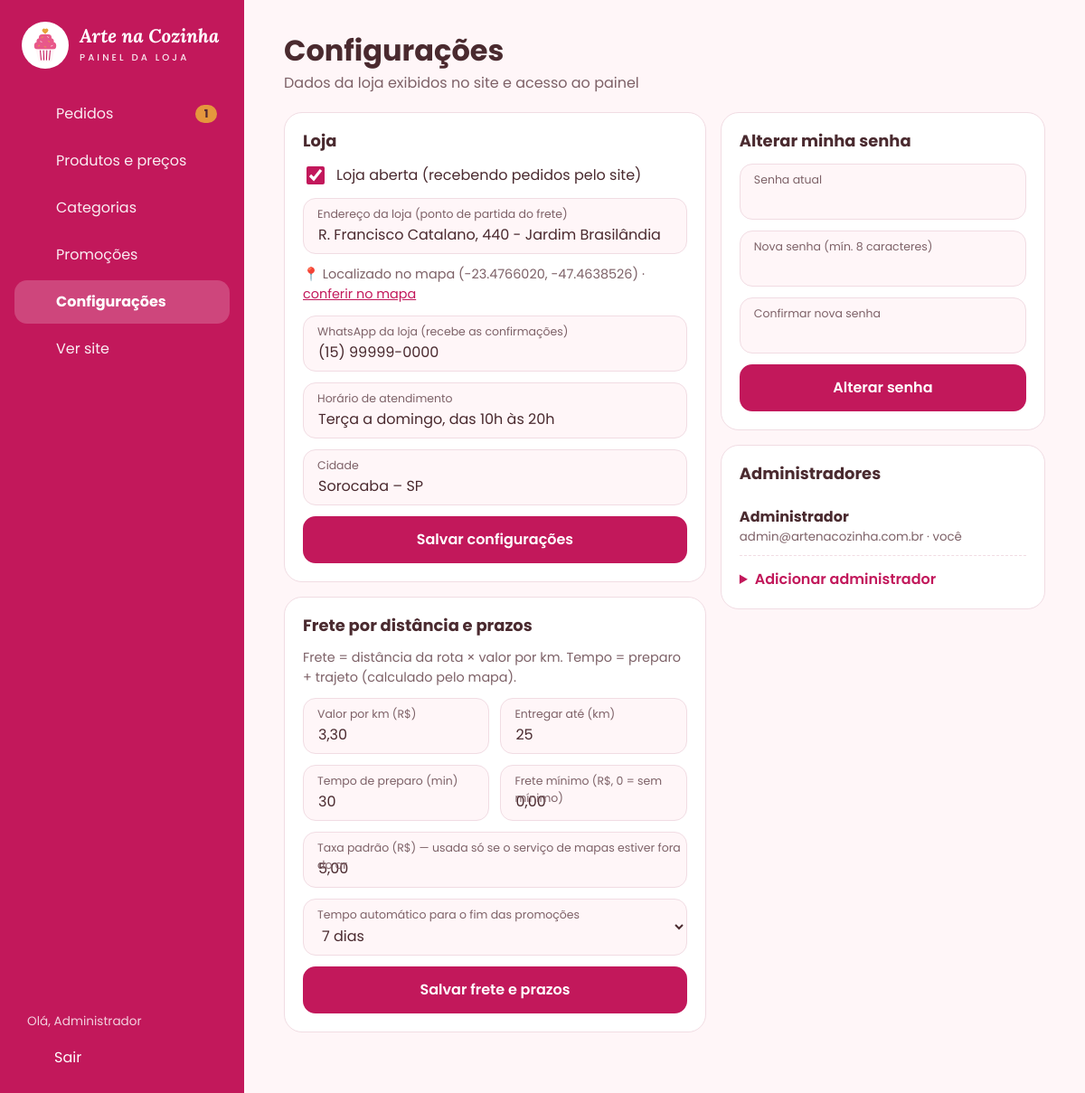
The page /admin/configuracoes.php (signed in) on the database its author committed.
### tables this page shows
CREATE TABLE administrador (
  id_admin    INT          NOT NULL AUTO_INCREMENT,
  nome        VARCHAR(100) NOT NULL,
  email       VARCHAR(120) NOT NULL,
  senha_hash  VARCHAR(255) NOT NULL,            
  PRIMARY KEY (id_admin),
  UNIQUE KEY uk_admin_email (email)
);

### includes/bootstrap.php (called while the page is built, shortened)
<?php
function db(): PDO
{
    static $pdo = null;
    if ($pdo === null) {
        $c = APP_CONFIG;
        $dsn = "mysql:host={$c['db_host']};port={$c['db_porta']};dbname={$c['db_nome']};charset=utf8mb4";
        try {
            $pdo = new PDO($dsn, $c['db_usuario'], $c['db_senha'], [
                PDO::ATTR_ERRMODE            => PDO::ERRMODE_EXCEPTION,
                PDO::ATTR_DEFAULT_FETCH_MODE => PDO::FETCH_ASSOC,
                PDO::ATTR_EMULATE_PREPARES   => false,
            ]);
            $pdo->exec("SET time_zone = '" . date('P') . "'");
        } catch (PDOException $e) {
            http_response_code(500);
            $msg = $c['debug'] ? $e->getMessage() : 'Tente novamente em alguns minutos.';
            exit('<div style="font-family:sans-serif;padding:2rem;color:#4A2A2F">'
               . '<h2>Não foi possível conectar ao banco de dados</h2><p>'
               . htmlspecialchars($msg) . '</p><p>Verifique se o MySQL está ligado e se o banco '
               . '<code>arte_na_cozinha</code> foi importado (database/arte_na_cozinha.sql).</p></div>');
        }
    }
    return $pdo;
}
function h(?string $texto): string
{
    return htmlspecialchars((string) $texto, ENT_QUOTES, 'UTF-8');
}
function duracao_promocao_horas(): int
{
    return max(1, (int) config_loja('promo_duracao_horas', '168'));
}
function descrever_horas(int $horas): string
{
    $dias = intdiv($horas, 24);
    $resto = $horas % 24;
    $partes = [];
    if ($dias) $partes[] = $dias . ($dias === 1 ? ' dia' : ' dias');
    return implode(' e ', $partes) ?: '0 h';
}
function config_loja(string $chave, string $padrao = ''): string
{
    static $cache = null;
    if ($cache === null) {
        $cache = db()->query('SELECT chave, valor FROM configuracao')->fetchAll(PDO::FETCH_KEY_PAIR);
    }
    return $cache[$chave] ?? $padrao;
}
function loja_aberta(): bool
{
    return config_loja('loja_aberta', '1') === '1';
}
function so_digitos(string $texto): string
{
    return preg_replace('/\D+/', '', $texto);
}
function formatar_telefone(string $digitos): string
{
    $d = so_digitos($digitos);
    if (strlen($d) > 11 && str_starts_with($d, '55')) {
        $d = substr($d, 2);
    }
    if (strlen($d) === 11) {
        return sprintf('(%s) %s-%s', substr($d, 0, 2), substr($d, 2, 5), substr($d, 7));
    }
    return $d;
}
function csrf_token(): string
{
    return $_SESSION['csrf'];
}

### includes/auth.php (called while the page is built, shortened)
<?php
require_once __DIR__ . '/bootstrap.php';
function admin_logado(): ?array
{
    return $_SESSION['admin'];
}
function exigir_login(): array
{
    $admin = admin_logado();
    return $admin;
}

### admin/configuracoes.php (the view, shortened to what this page needs)
<?php
require_once __DIR__ . '/../includes/auth.php';
$admin = exigir_login();
$admins = db()->query('SELECT id_admin, nome, email FROM administrador ORDER BY nome')->fetchAll();
$menuAtivo    = 'configuracoes';
require __DIR__ . '/../includes/admin_topo.php';
?>
<div class="painel-cabecalho">
  <div>
    <h1>Configurações</h1>
    <p class="subtitulo">Dados da loja exibidos no site e acesso ao painel</p>
  </div>
</div>
<div class="grade-detalhe">
  <div>
  <form method="post" class="cartao">
    <h2>Loja</h2>
    <div class="campos">
      <label class="checkbox">
        <input type="checkbox" name="loja_aberta" <?= loja_aberta() ? 'checked' : '' ?>>
        Loja aberta (recebendo pedidos pelo site)
      </label>
      <div class="campo">
        <label for="endereco_loja">Endereço da loja (ponto de partida do frete)</label>
        <input id="endereco_loja" name="endereco_loja" maxlength="150" value="<?= h(config_loja('endereco_loja')) ?>" placeholder="R. Francisco Catalano, 440 - Jardim Brasilândia">
      </div>
      <p class="dica" style="margin:0">
        <?php if (config_loja('loja_lat')): ?>
          📍 Localizado no mapa (<?= h(config_loja('loja_lat')) ?>, <?= h(config_loja('loja_lng')) ?>) ·
          <a href="https://www.openstreetmap.org/?mlat=<?= h(config_loja('loja_lat')) ?>&mlon=<?= h(config_loja('loja_lng')) ?>#map=17/<?= h(config_loja('loja_lat')) ?>/<?= h(config_loja('loja_lng')) ?>" target="_blank" rel="noopener">conferir no mapa</a>
        <?php else: ?>
          ⚠️ Endereço ainda não localizado no mapa: o frete usa a taxa padrão.
        <?php endif; ?>
      </p>
      <div class="campo">
        <label for="whatsapp_loja">WhatsApp da loja (recebe as confirmações)</label>
        <input id="whatsapp_loja" name="whatsapp_loja" type="tel" value="<?= h(formatar_telefone(config_loja('whatsapp_loja'))) ?>">
      </div>
      <div class="campo">
        <label for="horario">Horário de atendimento</label>
        <input id="horario" name="horario" value="<?= h(config_loja('horario')) ?>">
      </div>
      <div class="campo">
        <label for="cidade">Cidade</label>
        <input id="cidade" name="cidade" value="<?= h(config_loja('cidade')) ?>">
      </div>
      <button type="submit" class="botao">Salvar configurações</button>
    </div>
  </form>
  <form method="post" class="cartao">
    <h2>Frete por distância e prazos</h2>
    <p class="dica" style="margin-top:0">Frete = distância da rota × valor por km. Tempo = preparo + trajeto (calculado pelo mapa).</p>
    <div class="campos">
      <div class="campos campos-duplos">
        <div class="campo">
          <label for="valor_km">Valor por km (R$)</label>
          <input id="valor_km" name="valor_km" inputmode="decimal" value="<?= h(number_format((float) config_loja('valor_km', '3.30'), 2, ',', '')) ?>">
        </div>
        <div class="campo">
          <label for="raio_maximo_km">Entregar até (km)</label>
          <input id="raio_maximo_km" name="raio_maximo_km" inputmode="decimal" value="<?= h(config_loja('raio_maximo_km', '25')) ?>">
        </div>
      </div>
      <div class="campos campos-duplos">
        <div class="campo">
          <label for="tempo_preparo">Tempo de preparo (min)</label>
          <input id="tempo_preparo" name="tempo_preparo" inputmode="numeric" value="<?= h(config_loja('tempo_preparo', '30')) ?>">
        </div>
        <div class="campo">
          <label for="taxa_minima">Frete mínimo (R$, 0 = sem mínimo)</label>
          <input id="taxa_minima" name="taxa_minima" inputmode="decimal" value="<?= h(number_format((float) config_loja('taxa_minima', '0'), 2, ',', '')) ?>">
        </div>
      </div>
      <div class="campo">
        <label for="taxa_entrega">Taxa padrão (R$) — usada só se o serviço de mapas estiver fora do ar</label>
        <input id="taxa_entrega" name="taxa_entrega" inputmode="decimal" value="<?= h(number_format((float) config_loja('taxa_entrega'), 2, ',', '')) ?>">
      </div>
      <div class="campo">
        <label for="promo_duracao_horas">Tempo automático para o fim das promoções</label>
        <select id="promo_duracao_horas" name="promo_duracao_horas">
          <?php foreach ([24, 48, 72, 120, 168, 336, 720] as $horas): ?>
            <option value="<?= $horas ?>" <?= duracao_promocao_horas() === $horas ? 'selected' : '' ?>><?= h(descrever_horas($horas)) ?></option>
          <?php endforeach; ?>
        </select>
      </div>
      <button type="submit" class="botao">Salvar frete e prazos</button>
    </div>
  </form>
  </div>
  <div>
    <form method="post" class="cartao">
      <h2>Alterar minha senha</h2>
      <div class="campos">
        <div class="campo">
          <label for="senha_atual">Senha atual</label>
          <input id="senha_atual" name="senha_atual" type="password" autocomplete="current-password" required>
        </div>
        <div class="campo">
          <label for="nova_senha">Nova senha (mín. 8 caracteres)</label>
          <input id="nova_senha" name="nova_senha" type="password" autocomplete="new-password" minlength="8" required>
        </div>
        <div class="campo">
          <label for="confirmar_senha">Confirmar nova senha</label>
          <input id="confirmar_senha" name="confirmar_senha" type="password" autocomplete="new-password" required>
        </div>
        <button type="submit" class="botao">Alterar senha</button>
      </div>
    </form>
    <section class="cartao">
      <h2>Administradores</h2>
      <ul class="lista-admins">
        <?php foreach ($admins as $a): ?>
          <li><strong><?= h($a['nome']) ?></strong><small><?= h($a['email']) ?><?= (int) $a['id_admin'] === $admin['id'] ? ' · você' : '' ?></small></li>
        <?php endforeach; ?>
      </ul>
      <details class="novo-admin">
        <summary>Adicionar administrador</summary>
      </details>
    </section>
  </div>
</div>
<?php require __DIR__ . '/../includes/admin_rodape.php'; ?>

### includes/admin_topo.php (shortened to what this page needs)
<?php
require_once __DIR__ . '/icones.php';
$menu = [
    'pedidos'       => ['index.php',         'pedidos',  'Pedidos'],
    'produtos'      => ['produtos.php',      'produtos', 'Produtos e preços'],
    'categorias'    => ['categorias.php',    'categorias', 'Categorias'],
    'promocoes'     => ['promocoes.php',     'promocao', 'Promoções'],
    'configuracoes' => ['configuracoes.php', 'config',   'Configurações'],
];
$menuAtivo = $menuAtivo ?? '';
$novosPendentes = (int) db()->query("SELECT COUNT(*) FROM pedido WHERE status = 'recebido'")->fetchColumn();
?>
<!DOCTYPE html>
<html lang="pt-BR">
<head>
  <link rel="stylesheet" href="../assets/css/style.css?v=1.2">
  <link rel="stylesheet" href="../assets/css/admin.css?v=1.2">
</head>
<body class="painel" data-csrf="<?= csrf_token() ?>">
<aside class="lateral" id="lateral">
  <div class="lateral-marca">
    <img src="../assets/img/logo-icone-negativa.svg" alt="" width="52" height="52">
    <div>
      <span class="lateral-nome">Arte na Cozinha</span>
      <span class="lateral-sub">Painel da loja</span>
    </div>
  </div>
  <nav class="lateral-menu" aria-label="Menu do painel">
    <?php foreach ($menu as $chave => [$href, $ic, $rotulo]): ?>
      <a href="<?= $href ?>" class="<?= $menuAtivo === $chave ? 'ativo' : '' ?>">
        <?= icone($ic) ?> <span><?= h($rotulo) ?></span>
        <?php if ($chave === 'pedidos' && $novosPendentes > 0): ?>
          <span class="bolinha" id="bolinhaNovos"><?= $novosPendentes ?></span>
        <?php endif; ?>
      </a>
    <?php endforeach; ?>
    <a href="../index.php" target="_blank" rel="noopener"><?= icone('site') ?> <span>Ver site</span></a>
  </nav>
  <form class="lateral-sair" method="post" action="sair.php">
    <div class="lateral-usuario">Olá, <?= h(explode(' ', $admin['nome'])[0]) ?></div>
    <button type="submit"><?= icone('sair') ?> Sair</button>
  </form>
</aside>
<div class="painel-conteudo">
  <main class="painel-main">

### assets/css/style.css (style rules this page uses)
:root { --cor-principal: #C2185B; --cor-secundaria: #E8588A; --cor-apoio: #F8D0DE; --cor-fundo: #FFF6F8; --cor-texto: #4A2A2F; --cor-destaque: #E9A23B; --cor-texto-suave: #7D6167; --cor-borda: #F1DCE3; --cor-apoio-claro: #FCE8EF; --cor-sucesso: #1E9E55; --cor-sucesso-bg: #E7F6EC; --cor-branco: #FFFFFF; --fonte-titulo: 'Lora', Georgia, serif; --fonte-texto: 'Poppins', system-ui, sans-serif; --raio-botao: 14px; --raio-card: 16px; --sombra: 0 6px 20px rgba(194, 24, 91, .08); --sombra-forte: 0 12px 30px rgba(194, 24, 91, .28); --largura: 1120px; }
*, *::before, *::after { box-sizing: border-box; }
html { -webkit-text-size-adjust: 100%; scroll-behavior: smooth; }
body { margin: 0; background: var(--cor-fundo); color: var(--cor-texto); font-family: var(--fonte-texto); font-size: 15px; line-height: 1.5; -webkit-font-smoothing: antialiased; min-height: 100vh; display: flex; flex-direction: column; }
img { max-width: 100%; display: block; }
a { color: var(--cor-principal); }
button, input, select, textarea { font: inherit; color: inherit; }
h1, h2, h3 { margin: 0; line-height: 1.25; }
p { margin: 0; }
main { flex: 1; padding-bottom: 110px; }
.botao { display: inline-flex; align-items: center; justify-content: center; gap: 8px; min-height: 48px; padding: 12px 22px; border: 2px solid var(--cor-principal); border-radius: var(--raio-botao); background: var(--cor-principal); color: #fff; font-weight: 600; font-size: 1rem; text-decoration: none; cursor: pointer; transition: transform .15s, box-shadow .15s, background .15s; }
.cartao { margin-bottom: 16px; padding: 20px; border: 1px solid var(--cor-borda); border-radius: 20px; background: #fff; }
.cartao > h2 { margin-bottom: 14px; font-size: 1.12rem; font-weight: 700; }
.campos { display: grid; gap: 12px; }
.campo { position: relative; }
.campo label { position: absolute; left: 16px; top: 9px; color: var(--cor-texto-suave); font-size: .78rem; pointer-events: none; }
.campo input, .campo select, .campo textarea { width: 100%; min-height: 62px; padding: 28px 16px 8px; border: 1px solid var(--cor-borda); border-radius: 14px; background: var(--cor-fundo); font-size: 1rem; outline: none; transition: border-color .15s, box-shadow .15s, background .15s; }
.campo input::placeholder, .campo textarea::placeholder { color: #C2AEB4; }
.dica { margin: 12px 0; color: var(--cor-texto-suave); font-size: .9rem; }
@media (min-width: 760px) { body { font-size: 16px; } }
@media (min-width: 760px) { main { padding-bottom: 60px; } }
@media (min-width: 760px) { .campos-duplos { grid-template-columns: 1fr 1fr; } }

### rows shown on the page
administrador: nome "Administrador", email "admin@artenacozinha.com.br", shows "· você"

### other values the page prints
$rotulo "Pedidos"
$novosPendentes "1"
$rotulo "Produtos e preços"
$rotulo "Categorias"
$rotulo "Promoções"
$rotulo "Configurações"
config_loja('loja_lat') "-23.4766020"
config_loja('loja_lng') "-47.4638526"
form field promo_duracao_horas "7 dias"
